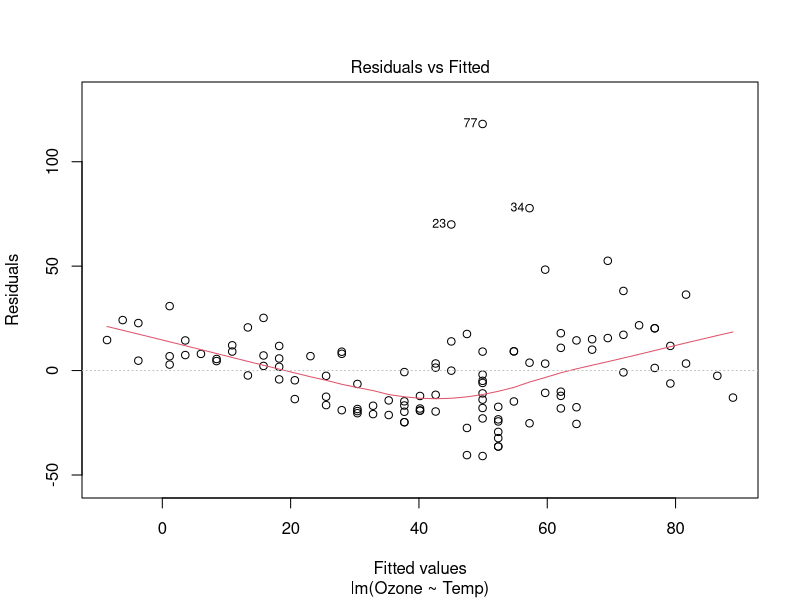
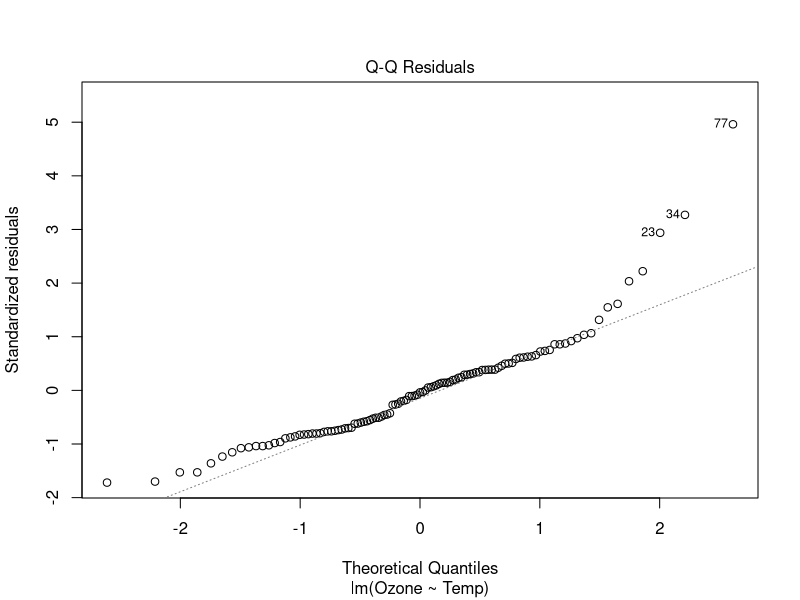
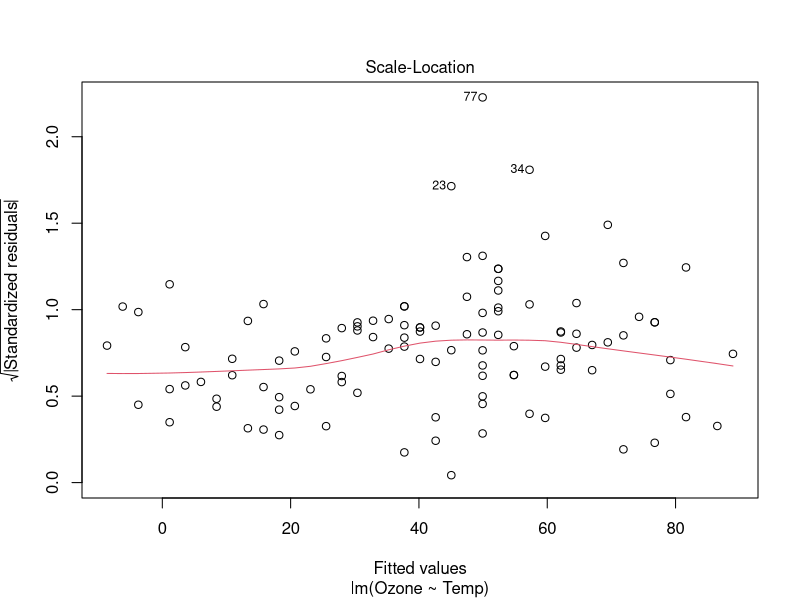
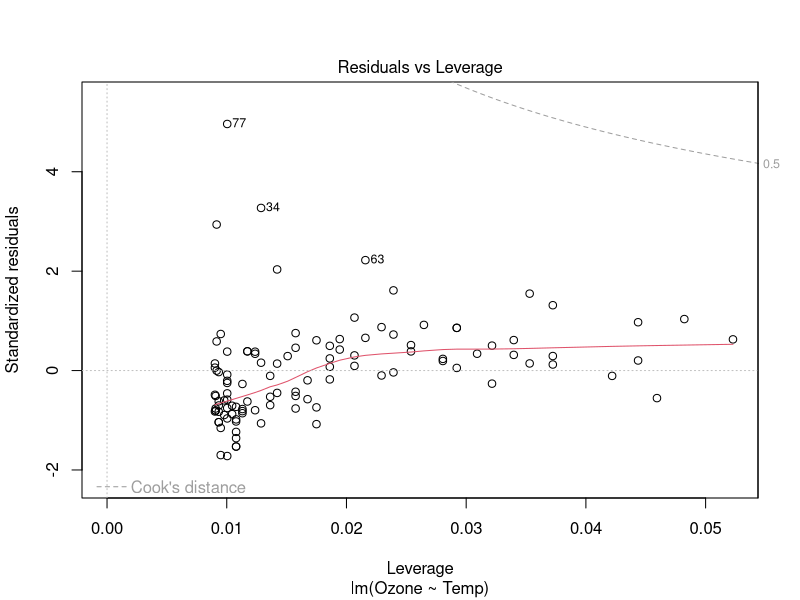

Here is the R script that generated these plots, in order:
#airquality is a built in data set for R
#airquality has some issues with missing data
#Since we don't want to mess with missing data
#We can just omit incomplete records


atmosphere = na.omit(airquality)
attach(atmosphere)

#Check out the variables for atmosphere
#Now we want to create a simple linear regression model
#for atmosphere where we predict Ozone using Temp.
#I'm going to manually do this problem once, then
#highlight the built in functions for R that
#generate and analyze linear models

xbar = mean(Temp)
sx = sd(Temp)
ybar = mean(Ozone)
sy = sd(Ozone)
r = cor(Temp,Ozone)
n = length(Ozone)

b = r*sy/sx
a = ybar - b*xbar

yhat = Temp*b + a
errors = Ozone - yhat
s.errors = sqrt(sum(errors^2)/(n-2))
SXX = var(Temp)*(n-1)

se.b = s.errors/sqrt(SXX)
se.a = s.errors*sqrt(1/n + xbar^2/SXX)

b
a
r^2
se.b
se.a
s.errors

CI.yhat = function(x.star,alpha){
	left = b*x.star + a + (qt(alpha,n-2)*s.errors*sqrt(1/n + (xbar-x.star)^2/SXX))
	right = b*x.star + a - (qt(alpha,n-2)*s.errors*sqrt(1/n + (xbar-x.star)^2/SXX)) 	
	output = c(left,right)
	output
}

PI.y = function(x.star,alpha){
	left = b*x.star + a + (qt(alpha,n-2)*s.errors*sqrt(1 + 1/n + (xbar-x.star)^2/SXX))
	right = b*x.star + a - (qt(alpha,n-2)*s.errors*sqrt(1 + 1/n + (xbar-x.star)^2/SXX)) 	
	output = c(left,right)
	output	
}

CI.yhat(75,.025)
PI.y(75,.025)

#Wow that was a lot of work, it certainly would
#be painful if we had to do all this work everytime.
#Before we move onto how R packages simple linear regression
#lets take a moment to highlight our results.
#Our linear model was yhat = 2.439*Temp - 147.6461
#The standard error of the slope was .2393, the
#standard error of the intercept was 18.7553.
#The correlation coefficient squared (r^2 ) was .4879
#The standard deviation of the errors was 23.92.
#Now lets see if we can't get the same level of analysis
#using the lm function.

model1 = lm(Ozone~Temp)

model1
summary(model1)
newdata = data.frame(Temp=75)
predict(model1,newdata,interval="predict")
predict(model1,newdata,interval="confidence")

#Recall that we had four basic assumptions, we can
#easily check those using a lm object and some plots

plot(model1)

#Later on we're going to talk about ANOVA models, we'll come back!

anova(model1)
